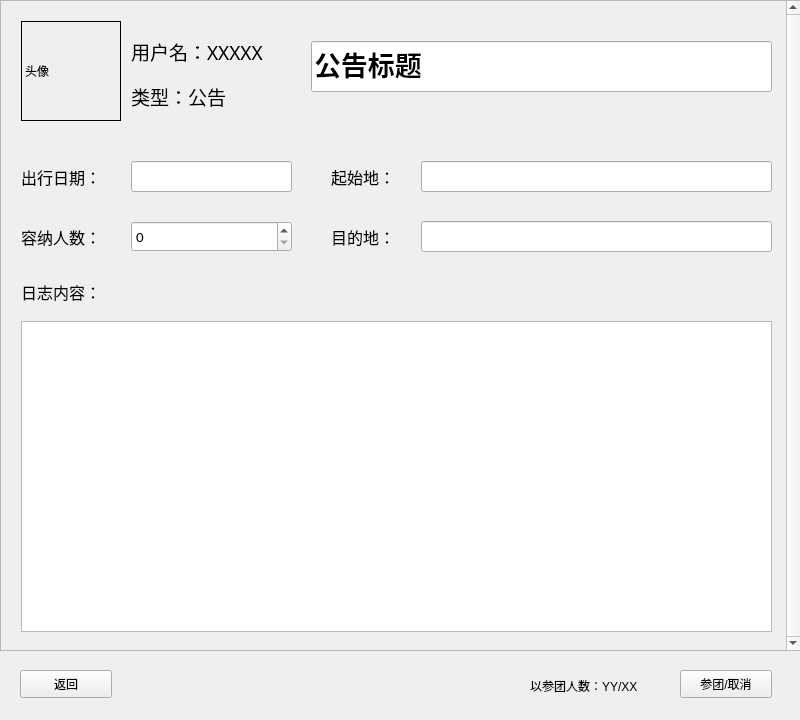
<?xml version="1.0" encoding="UTF-8"?>
<ui version="4.0">
 <class>GonggaoPublish</class>
 <widget class="QWidget" name="GonggaoPublish">
  <property name="geometry">
   <rect>
    <x>0</x>
    <y>0</y>
    <width>800</width>
    <height>720</height>
   </rect>
  </property>
  <property name="minimumSize">
   <size>
    <width>800</width>
    <height>720</height>
   </size>
  </property>
  <property name="maximumSize">
   <size>
    <width>800</width>
    <height>720</height>
   </size>
  </property>
  <property name="windowTitle">
   <string>Form</string>
  </property>
  <widget class="QPushButton" name="btn_cancel">
   <property name="geometry">
    <rect>
     <x>20</x>
     <y>670</y>
     <width>92</width>
     <height>28</height>
    </rect>
   </property>
   <property name="text">
    <string>返回</string>
   </property>
  </widget>
  <widget class="QPushButton" name="pushButton_2">
   <property name="geometry">
    <rect>
     <x>680</x>
     <y>670</y>
     <width>92</width>
     <height>28</height>
    </rect>
   </property>
   <property name="text">
    <string>参团/取消</string>
   </property>
  </widget>
  <widget class="QScrollArea" name="scrollArea">
   <property name="geometry">
    <rect>
     <x>0</x>
     <y>0</y>
     <width>801</width>
     <height>651</height>
    </rect>
   </property>
   <property name="verticalScrollBarPolicy">
    <enum>Qt::ScrollBarAlwaysOn</enum>
   </property>
   <property name="widgetResizable">
    <bool>true</bool>
   </property>
   <widget class="QWidget" name="scrollAreaWidgetContents">
    <property name="geometry">
     <rect>
      <x>0</x>
      <y>0</y>
      <width>778</width>
      <height>649</height>
     </rect>
    </property>
    <widget class="QLabel" name="label">
     <property name="geometry">
      <rect>
       <x>20</x>
       <y>20</y>
       <width>100</width>
       <height>100</height>
      </rect>
     </property>
     <property name="minimumSize">
      <size>
       <width>100</width>
       <height>100</height>
      </size>
     </property>
     <property name="maximumSize">
      <size>
       <width>100</width>
       <height>100</height>
      </size>
     </property>
     <property name="frameShape">
      <enum>QFrame::Box</enum>
     </property>
     <property name="frameShadow">
      <enum>QFrame::Plain</enum>
     </property>
     <property name="text">
      <string>头像</string>
     </property>
    </widget>
    <widget class="QLabel" name="label_3">
     <property name="geometry">
      <rect>
       <x>130</x>
       <y>80</y>
       <width>131</width>
       <height>31</height>
      </rect>
     </property>
     <property name="font">
      <font>
       <family>Agency FB</family>
       <pointsize>14</pointsize>
      </font>
     </property>
     <property name="text">
      <string>类型：公告</string>
     </property>
    </widget>
    <widget class="QLineEdit" name="lineEdit_5">
     <property name="geometry">
      <rect>
       <x>420</x>
       <y>220</y>
       <width>351</width>
       <height>31</height>
      </rect>
     </property>
     <property name="font">
      <font>
       <family>Agency FB</family>
       <pointsize>12</pointsize>
      </font>
     </property>
    </widget>
    <widget class="QLabel" name="label_7">
     <property name="geometry">
      <rect>
       <x>20</x>
       <y>220</y>
       <width>101</width>
       <height>31</height>
      </rect>
     </property>
     <property name="font">
      <font>
       <family>Agency FB</family>
       <pointsize>12</pointsize>
      </font>
     </property>
     <property name="text">
      <string>容纳人数：</string>
     </property>
    </widget>
    <widget class="QTextEdit" name="textEdit">
     <property name="geometry">
      <rect>
       <x>20</x>
       <y>320</y>
       <width>751</width>
       <height>311</height>
      </rect>
     </property>
    </widget>
    <widget class="QLineEdit" name="lineEdit">
     <property name="geometry">
      <rect>
       <x>310</x>
       <y>40</y>
       <width>461</width>
       <height>51</height>
      </rect>
     </property>
     <property name="font">
      <font>
       <family>Agency FB</family>
       <pointsize>20</pointsize>
       <weight>75</weight>
       <bold>true</bold>
      </font>
     </property>
     <property name="layoutDirection">
      <enum>Qt::LeftToRight</enum>
     </property>
     <property name="text">
      <string>公告标题</string>
     </property>
     <property name="clearButtonEnabled">
      <bool>false</bool>
     </property>
    </widget>
    <widget class="QLabel" name="label_5">
     <property name="geometry">
      <rect>
       <x>330</x>
       <y>160</y>
       <width>101</width>
       <height>31</height>
      </rect>
     </property>
     <property name="font">
      <font>
       <family>Agency FB</family>
       <pointsize>12</pointsize>
      </font>
     </property>
     <property name="text">
      <string>起始地：</string>
     </property>
    </widget>
    <widget class="QSpinBox" name="spinBox">
     <property name="geometry">
      <rect>
       <x>130</x>
       <y>220</y>
       <width>161</width>
       <height>31</height>
      </rect>
     </property>
     <property name="font">
      <font>
       <family>Calibri</family>
       <pointsize>11</pointsize>
      </font>
     </property>
    </widget>
    <widget class="QLabel" name="label_2">
     <property name="geometry">
      <rect>
       <x>130</x>
       <y>30</y>
       <width>151</width>
       <height>41</height>
      </rect>
     </property>
     <property name="font">
      <font>
       <family>Agency FB</family>
       <pointsize>14</pointsize>
      </font>
     </property>
     <property name="text">
      <string>用户名：XXXXX</string>
     </property>
    </widget>
    <widget class="QLineEdit" name="lineEdit_3">
     <property name="geometry">
      <rect>
       <x>420</x>
       <y>160</y>
       <width>351</width>
       <height>31</height>
      </rect>
     </property>
     <property name="font">
      <font>
       <family>Agency FB</family>
       <pointsize>12</pointsize>
      </font>
     </property>
    </widget>
    <widget class="QLabel" name="label_6">
     <property name="geometry">
      <rect>
       <x>330</x>
       <y>220</y>
       <width>101</width>
       <height>31</height>
      </rect>
     </property>
     <property name="font">
      <font>
       <family>Agency FB</family>
       <pointsize>12</pointsize>
      </font>
     </property>
     <property name="text">
      <string>目的地：</string>
     </property>
    </widget>
    <widget class="QLabel" name="label_4">
     <property name="geometry">
      <rect>
       <x>20</x>
       <y>160</y>
       <width>101</width>
       <height>31</height>
      </rect>
     </property>
     <property name="font">
      <font>
       <family>Agency FB</family>
       <pointsize>12</pointsize>
      </font>
     </property>
     <property name="text">
      <string>出行日期：</string>
     </property>
    </widget>
    <widget class="QLabel" name="label_8">
     <property name="geometry">
      <rect>
       <x>20</x>
       <y>280</y>
       <width>101</width>
       <height>21</height>
      </rect>
     </property>
     <property name="font">
      <font>
       <family>Agency FB</family>
       <pointsize>12</pointsize>
      </font>
     </property>
     <property name="text">
      <string>日志内容：</string>
     </property>
    </widget>
    <widget class="QLineEdit" name="lineEdit_2">
     <property name="geometry">
      <rect>
       <x>130</x>
       <y>160</y>
       <width>161</width>
       <height>31</height>
      </rect>
     </property>
     <property name="font">
      <font>
       <family>Agency FB</family>
       <pointsize>12</pointsize>
      </font>
     </property>
    </widget>
   </widget>
  </widget>
  <widget class="QLabel" name="label_9">
   <property name="geometry">
    <rect>
     <x>530</x>
     <y>670</y>
     <width>141</width>
     <height>31</height>
    </rect>
   </property>
   <property name="text">
    <string>以参团人数：YY/XX</string>
   </property>
  </widget>
 </widget>
 <resources/>
 <connections/>
</ui>
